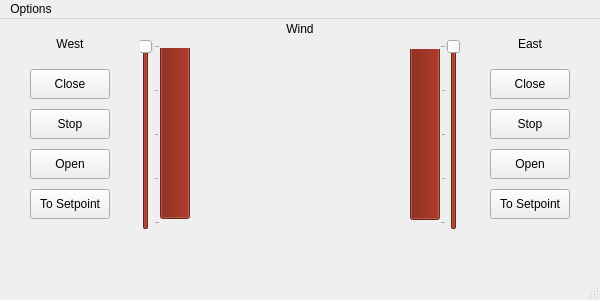
<?xml version="1.0" encoding="UTF-8"?>
<ui version="4.0">
 <class>MainWindow</class>
 <widget class="QMainWindow" name="MainWindow">
  <property name="geometry">
   <rect>
    <x>0</x>
    <y>0</y>
    <width>600</width>
    <height>300</height>
   </rect>
  </property>
  <property name="palette">
   <palette>
    <active>
     <colorrole role="BrightText">
      <brush brushstyle="SolidPattern">
       <color alpha="255">
        <red>212</red>
        <green>127</green>
        <blue>127</blue>
       </color>
      </brush>
     </colorrole>
     <colorrole role="Highlight">
      <brush brushstyle="SolidPattern">
       <color alpha="255">
        <red>145</red>
        <green>50</green>
        <blue>36</blue>
       </color>
      </brush>
     </colorrole>
     <colorrole role="Link">
      <brush brushstyle="SolidPattern">
       <color alpha="255">
        <red>179</red>
        <green>121</green>
        <blue>69</blue>
       </color>
      </brush>
     </colorrole>
     <colorrole role="LinkVisited">
      <brush brushstyle="SolidPattern">
       <color alpha="255">
        <red>116</red>
        <green>82</green>
        <blue>33</blue>
       </color>
      </brush>
     </colorrole>
     <colorrole role="Accent">
      <brush brushstyle="SolidPattern">
       <color alpha="255">
        <red>193</red>
        <green>103</green>
        <blue>91</blue>
       </color>
      </brush>
     </colorrole>
    </active>
    <inactive>
     <colorrole role="BrightText">
      <brush brushstyle="SolidPattern">
       <color alpha="255">
        <red>212</red>
        <green>127</green>
        <blue>127</blue>
       </color>
      </brush>
     </colorrole>
     <colorrole role="Highlight">
      <brush brushstyle="SolidPattern">
       <color alpha="255">
        <red>145</red>
        <green>50</green>
        <blue>36</blue>
       </color>
      </brush>
     </colorrole>
     <colorrole role="Link">
      <brush brushstyle="SolidPattern">
       <color alpha="255">
        <red>179</red>
        <green>121</green>
        <blue>69</blue>
       </color>
      </brush>
     </colorrole>
     <colorrole role="LinkVisited">
      <brush brushstyle="SolidPattern">
       <color alpha="255">
        <red>116</red>
        <green>82</green>
        <blue>33</blue>
       </color>
      </brush>
     </colorrole>
     <colorrole role="Accent">
      <brush brushstyle="SolidPattern">
       <color alpha="255">
        <red>193</red>
        <green>103</green>
        <blue>91</blue>
       </color>
      </brush>
     </colorrole>
    </inactive>
    <disabled>
     <colorrole role="BrightText">
      <brush brushstyle="SolidPattern">
       <color alpha="255">
        <red>212</red>
        <green>127</green>
        <blue>127</blue>
       </color>
      </brush>
     </colorrole>
     <colorrole role="Link">
      <brush brushstyle="SolidPattern">
       <color alpha="255">
        <red>179</red>
        <green>121</green>
        <blue>69</blue>
       </color>
      </brush>
     </colorrole>
     <colorrole role="LinkVisited">
      <brush brushstyle="SolidPattern">
       <color alpha="255">
        <red>116</red>
        <green>82</green>
        <blue>33</blue>
       </color>
      </brush>
     </colorrole>
     <colorrole role="Accent">
      <brush brushstyle="SolidPattern">
       <color alpha="255">
        <red>193</red>
        <green>103</green>
        <blue>91</blue>
       </color>
      </brush>
     </colorrole>
    </disabled>
   </palette>
  </property>
  <property name="windowTitle">
   <string>MainWindow</string>
  </property>
  <widget class="QWidget" name="centralwidget">
   <widget class="QPushButton" name="west_open">
    <property name="geometry">
     <rect>
      <x>30</x>
      <y>130</y>
      <width>80</width>
      <height>30</height>
     </rect>
    </property>
    <property name="text">
     <string>Open</string>
    </property>
   </widget>
   <widget class="QPushButton" name="west_stop">
    <property name="geometry">
     <rect>
      <x>30</x>
      <y>90</y>
      <width>80</width>
      <height>30</height>
     </rect>
    </property>
    <property name="text">
     <string>Stop</string>
    </property>
   </widget>
   <widget class="QPushButton" name="west_close">
    <property name="geometry">
     <rect>
      <x>30</x>
      <y>50</y>
      <width>80</width>
      <height>30</height>
     </rect>
    </property>
    <property name="text">
     <string>Close</string>
    </property>
   </widget>
   <widget class="QPushButton" name="east_open">
    <property name="geometry">
     <rect>
      <x>490</x>
      <y>130</y>
      <width>80</width>
      <height>30</height>
     </rect>
    </property>
    <property name="text">
     <string>Open</string>
    </property>
   </widget>
   <widget class="QPushButton" name="east_stop">
    <property name="geometry">
     <rect>
      <x>490</x>
      <y>90</y>
      <width>80</width>
      <height>30</height>
     </rect>
    </property>
    <property name="text">
     <string>Stop</string>
    </property>
   </widget>
   <widget class="QPushButton" name="east_close">
    <property name="geometry">
     <rect>
      <x>490</x>
      <y>50</y>
      <width>80</width>
      <height>30</height>
     </rect>
    </property>
    <property name="text">
     <string>Close</string>
    </property>
   </widget>
   <widget class="QLabel" name="west_label">
    <property name="geometry">
     <rect>
      <x>30</x>
      <y>10</y>
      <width>80</width>
      <height>30</height>
     </rect>
    </property>
    <property name="layoutDirection">
     <enum>Qt::LayoutDirection::LeftToRight</enum>
    </property>
    <property name="text">
     <string>West</string>
    </property>
    <property name="alignment">
     <set>Qt::AlignmentFlag::AlignCenter</set>
    </property>
   </widget>
   <widget class="QLabel" name="east_label">
    <property name="geometry">
     <rect>
      <x>490</x>
      <y>10</y>
      <width>80</width>
      <height>30</height>
     </rect>
    </property>
    <property name="text">
     <string>East</string>
    </property>
    <property name="alignment">
     <set>Qt::AlignmentFlag::AlignCenter</set>
    </property>
   </widget>
   <widget class="WindVane" name="Wind" native="true">
    <property name="geometry">
     <rect>
      <x>200</x>
      <y>30</y>
      <width>200</width>
      <height>200</height>
     </rect>
    </property>
   </widget>
   <widget class="QLabel" name="label">
    <property name="geometry">
     <rect>
      <x>275</x>
      <y>0</y>
      <width>50</width>
      <height>20</height>
     </rect>
    </property>
    <property name="text">
     <string>Wind</string>
    </property>
    <property name="alignment">
     <set>Qt::AlignmentFlag::AlignCenter</set>
    </property>
   </widget>
   <widget class="QProgressBar" name="west_progress">
    <property name="geometry">
     <rect>
      <x>160</x>
      <y>29</y>
      <width>30</width>
      <height>171</height>
     </rect>
    </property>
    <property name="sizePolicy">
     <sizepolicy hsizetype="Fixed" vsizetype="Expanding">
      <horstretch>0</horstretch>
      <verstretch>0</verstretch>
     </sizepolicy>
    </property>
    <property name="value">
     <number>100</number>
    </property>
    <property name="orientation">
     <enum>Qt::Orientation::Vertical</enum>
    </property>
    <property name="invertedAppearance">
     <bool>false</bool>
    </property>
   </widget>
   <widget class="QProgressBar" name="east_progress">
    <property name="geometry">
     <rect>
      <x>410</x>
      <y>30</y>
      <width>30</width>
      <height>171</height>
     </rect>
    </property>
    <property name="sizePolicy">
     <sizepolicy hsizetype="Fixed" vsizetype="Expanding">
      <horstretch>0</horstretch>
      <verstretch>0</verstretch>
     </sizepolicy>
    </property>
    <property name="baseSize">
     <size>
      <width>0</width>
      <height>0</height>
     </size>
    </property>
    <property name="palette">
     <palette>
      <active>
       <colorrole role="BrightText">
        <brush brushstyle="SolidPattern">
         <color alpha="255">
          <red>212</red>
          <green>127</green>
          <blue>127</blue>
         </color>
        </brush>
       </colorrole>
       <colorrole role="Highlight">
        <brush brushstyle="SolidPattern">
         <color alpha="255">
          <red>145</red>
          <green>50</green>
          <blue>36</blue>
         </color>
        </brush>
       </colorrole>
       <colorrole role="Link">
        <brush brushstyle="SolidPattern">
         <color alpha="255">
          <red>179</red>
          <green>121</green>
          <blue>69</blue>
         </color>
        </brush>
       </colorrole>
       <colorrole role="LinkVisited">
        <brush brushstyle="SolidPattern">
         <color alpha="255">
          <red>116</red>
          <green>82</green>
          <blue>33</blue>
         </color>
        </brush>
       </colorrole>
       <colorrole role="Accent">
        <brush brushstyle="SolidPattern">
         <color alpha="255">
          <red>193</red>
          <green>103</green>
          <blue>91</blue>
         </color>
        </brush>
       </colorrole>
      </active>
      <inactive>
       <colorrole role="BrightText">
        <brush brushstyle="SolidPattern">
         <color alpha="255">
          <red>212</red>
          <green>127</green>
          <blue>127</blue>
         </color>
        </brush>
       </colorrole>
       <colorrole role="Highlight">
        <brush brushstyle="SolidPattern">
         <color alpha="255">
          <red>145</red>
          <green>50</green>
          <blue>36</blue>
         </color>
        </brush>
       </colorrole>
       <colorrole role="Link">
        <brush brushstyle="SolidPattern">
         <color alpha="255">
          <red>179</red>
          <green>121</green>
          <blue>69</blue>
         </color>
        </brush>
       </colorrole>
       <colorrole role="LinkVisited">
        <brush brushstyle="SolidPattern">
         <color alpha="255">
          <red>116</red>
          <green>82</green>
          <blue>33</blue>
         </color>
        </brush>
       </colorrole>
       <colorrole role="Accent">
        <brush brushstyle="SolidPattern">
         <color alpha="255">
          <red>193</red>
          <green>103</green>
          <blue>91</blue>
         </color>
        </brush>
       </colorrole>
      </inactive>
      <disabled>
       <colorrole role="BrightText">
        <brush brushstyle="SolidPattern">
         <color alpha="255">
          <red>212</red>
          <green>127</green>
          <blue>127</blue>
         </color>
        </brush>
       </colorrole>
       <colorrole role="Link">
        <brush brushstyle="SolidPattern">
         <color alpha="255">
          <red>179</red>
          <green>121</green>
          <blue>69</blue>
         </color>
        </brush>
       </colorrole>
       <colorrole role="LinkVisited">
        <brush brushstyle="SolidPattern">
         <color alpha="255">
          <red>116</red>
          <green>82</green>
          <blue>33</blue>
         </color>
        </brush>
       </colorrole>
       <colorrole role="Accent">
        <brush brushstyle="SolidPattern">
         <color alpha="255">
          <red>193</red>
          <green>103</green>
          <blue>91</blue>
         </color>
        </brush>
       </colorrole>
      </disabled>
     </palette>
    </property>
    <property name="value">
     <number>100</number>
    </property>
    <property name="orientation">
     <enum>Qt::Orientation::Vertical</enum>
    </property>
    <property name="invertedAppearance">
     <bool>false</bool>
    </property>
   </widget>
   <widget class="QSlider" name="west_set_pos">
    <property name="geometry">
     <rect>
      <x>140</x>
      <y>20</y>
      <width>20</width>
      <height>191</height>
     </rect>
    </property>
    <property name="maximum">
     <number>100</number>
    </property>
    <property name="sliderPosition">
     <number>100</number>
    </property>
    <property name="orientation">
     <enum>Qt::Orientation::Vertical</enum>
    </property>
    <property name="invertedAppearance">
     <bool>false</bool>
    </property>
    <property name="invertedControls">
     <bool>false</bool>
    </property>
    <property name="tickPosition">
     <enum>QSlider::TickPosition::TicksBelow</enum>
    </property>
    <property name="tickInterval">
     <number>25</number>
    </property>
   </widget>
   <widget class="QSlider" name="east_set_pos">
    <property name="geometry">
     <rect>
      <x>440</x>
      <y>20</y>
      <width>20</width>
      <height>191</height>
     </rect>
    </property>
    <property name="maximum">
     <number>100</number>
    </property>
    <property name="sliderPosition">
     <number>100</number>
    </property>
    <property name="orientation">
     <enum>Qt::Orientation::Vertical</enum>
    </property>
    <property name="tickPosition">
     <enum>QSlider::TickPosition::TicksAbove</enum>
    </property>
    <property name="tickInterval">
     <number>25</number>
    </property>
   </widget>
   <widget class="QPushButton" name="west_set">
    <property name="geometry">
     <rect>
      <x>30</x>
      <y>170</y>
      <width>80</width>
      <height>30</height>
     </rect>
    </property>
    <property name="text">
     <string>To Setpoint</string>
    </property>
   </widget>
   <widget class="QPushButton" name="east_set">
    <property name="geometry">
     <rect>
      <x>490</x>
      <y>170</y>
      <width>80</width>
      <height>30</height>
     </rect>
    </property>
    <property name="text">
     <string>To Setpoint</string>
    </property>
   </widget>
  </widget>
  <widget class="QMenuBar" name="menubar">
   <property name="geometry">
    <rect>
     <x>0</x>
     <y>0</y>
     <width>600</width>
     <height>33</height>
    </rect>
   </property>
   <widget class="QMenu" name="menufsgsdg">
    <property name="title">
     <string>Options</string>
    </property>
    <addaction name="actionDisable_RDP_Monitor"/>
    <addaction name="separator"/>
    <addaction name="actionConnect_RainMon"/>
    <addaction name="separator"/>
   </widget>
   <addaction name="menufsgsdg"/>
  </widget>
  <widget class="QStatusBar" name="statusbar"/>
  <action name="actionDisable_RDP_Monitor">
   <property name="checkable">
    <bool>false</bool>
   </property>
   <property name="enabled">
    <bool>true</bool>
   </property>
   <property name="text">
    <string>Disable RDP Monitor</string>
   </property>
  </action>
  <action name="actionConnect_RainMon">
   <property name="text">
    <string>Connect RainMon</string>
   </property>
  </action>
 </widget>
 <customwidgets>
  <customwidget>
   <class>WindVane</class>
   <extends>QWidget</extends>
   <header>wind_vane.h</header>
   <container>1</container>
  </customwidget>
 </customwidgets>
 <resources/>
 <connections/>
</ui>
